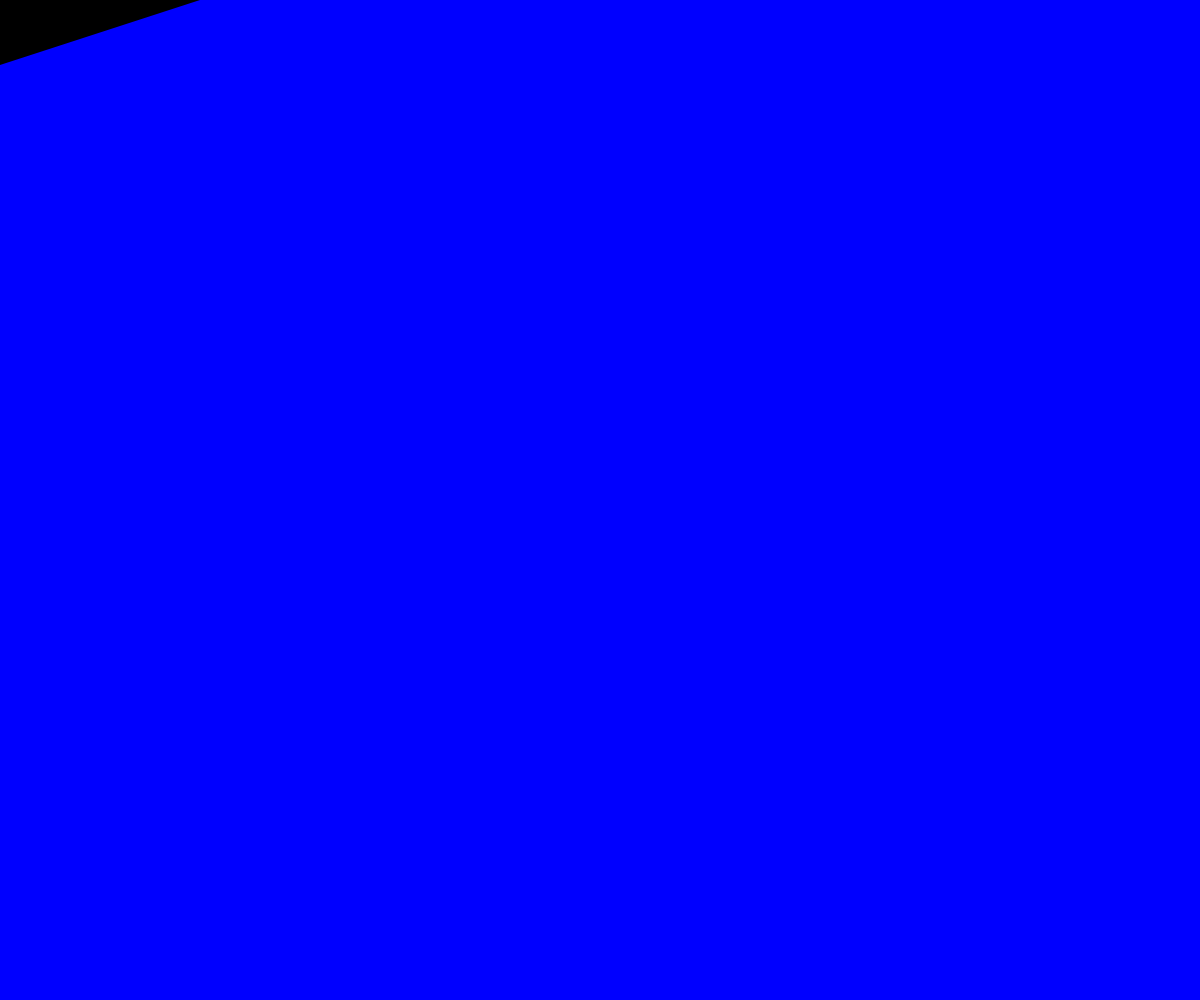
Frame 1 (no input)
Frame 60 (no input): identical to frame 1, image omitted
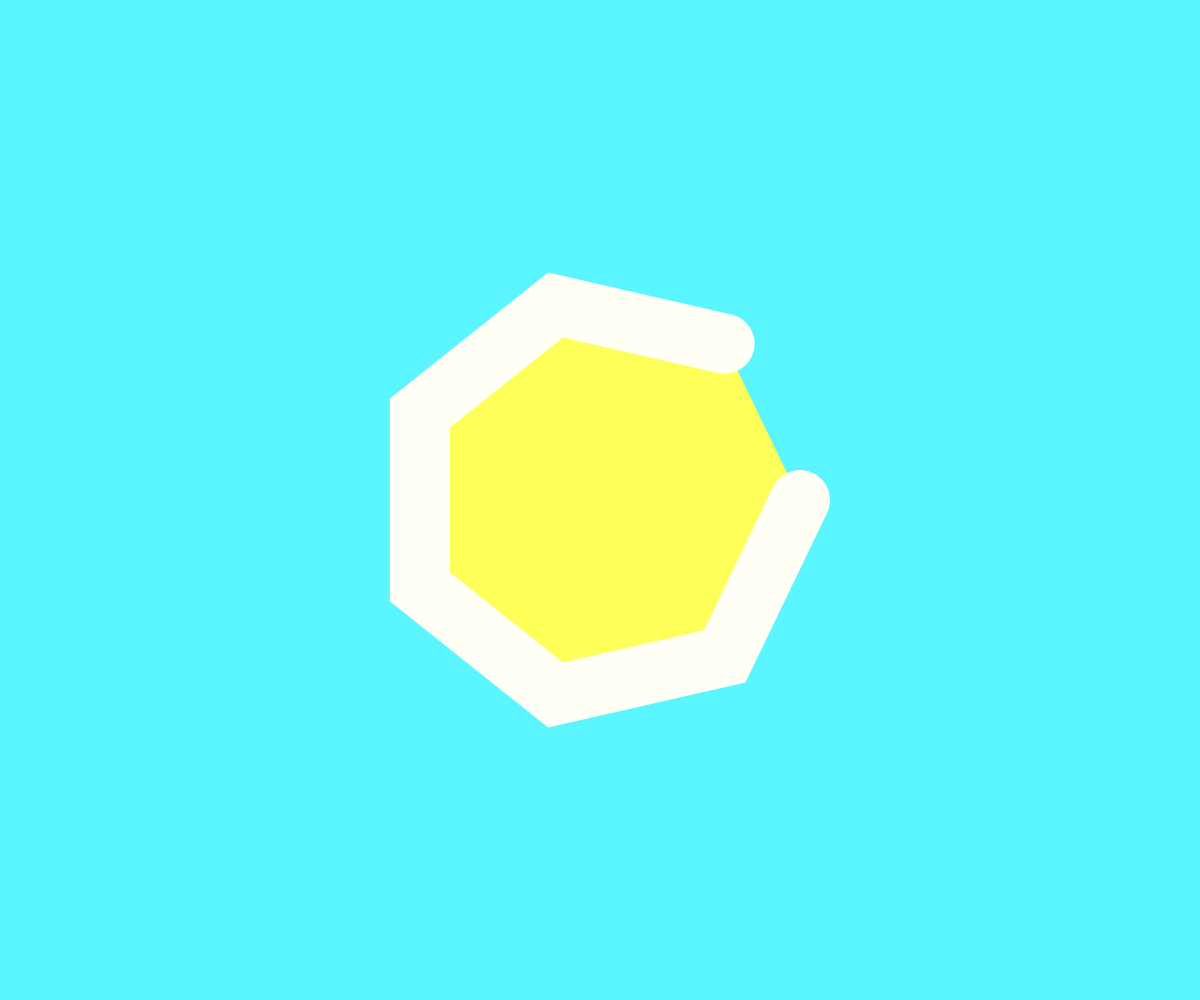
Frame 120 (the mouse pressed at the canvas centre since frame 60)

The p5.js sketch that drew these frames (run headless with seeded random() and noise() and a simulated clock; from frame 60 on, the mouse is pressed at the canvas centre):

// p5.js sketch
// ── sketch.js
let r = 200;
function setup() {
  // put setup code here
  createCanvas(innerWidth, innerHeight)
  background(0)
}

function draw() {
  let x = mouseX;
  let y = mouseY;
  background(x%255, y%255, 255);
  fill(x, y, mouseX % 255);

 // if(x > width/2 && y < height/2) { rect(x - r/2, y - r/2, r, r);
  // } else {
   //  ellipse(x, y, r);  }
 

   let vertices = map(mouseX, r, width - r, 4, 10);
   let start = 0;
   
strokeWeight(x / 10)
stroke(y, x, y % 255)

   beginShape();
   for(let i = start; i < vertices; i++) {
     let angle = map(i, start, vertices, 0, TWO_PI);
     let posX = r * cos(angle) + x;
     let posY = r * sin(angle) + y;
   vertex(posX, posY);

}

endShape();


}

//background(x%255, y%255, random(255));

 // if(x < width/2) { ellipse(x,y, r, r)
  
 // random (255) = random numbers between 0 and 255
   // ellipse( x, y, 100, 100);
  // put drawing code here
 // 100 % 30 = 10
 // 10 % 3 = 3
 // 10 % 2 = 0



  function windowResized(){
    resizedCanvas(innerWidth, innerHeight)
}
